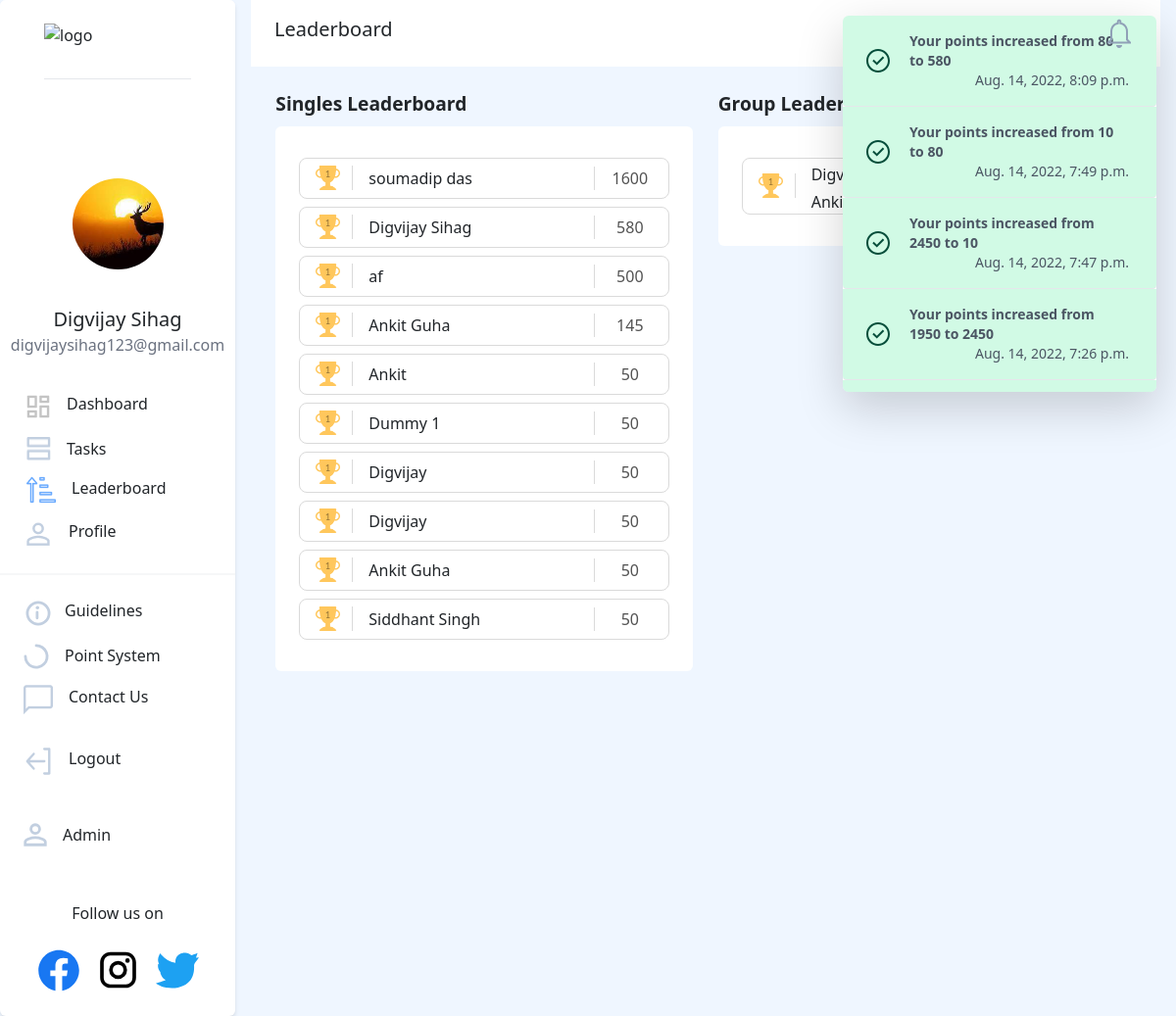
Screenshot of /leaderboard/ (signed in) with the database file from the repository.
### users/models.py (models this page shows, shortened)
class NewUser(AbstractBaseUser, PermissionsMixin):
    id = models.SlugField(primary_key=True, default=uuid.uuid4)
    alcherid = models.CharField(
        max_length=9, blank=True, unique=True, default=create_new_ref_number)
    img = models.ImageField(
        upload_to="image-uploads/", default='image-uploads/user.png')
    email = models.EmailField(_('email address'), unique=True)
    username = models.CharField(max_length=150, unique=False, default="user")
    firstname = models.CharField(max_length=150, blank=True)
    phone = PhoneNumberField(unique=False, blank=True)
    graduation_year = models.CharField(max_length=200, unique=False)
    college_state = models.CharField(max_length=200, unique=False)
    college_city = models.CharField(max_length=200, unique=False)
    college_name = models.CharField(max_length=200, unique=False)
    position_of_responsibility = models.CharField(
        max_length=200, unique=False, blank=True)
    interested_modules = models.CharField(
        max_length=200, unique=False, blank=True)
    instahandle = models.CharField(
        max_length=200, blank=True, unique=True, )
    referred_by = models.CharField(
        max_length=9, blank=True)
    referrals = models.IntegerField(default=0)
    date_joined = models.DateTimeField(default=timezone.now)
    provider = models.CharField(max_length=200, unique=False, default="email")
    about = models.TextField(_('about'), max_length=500, blank=True)
    is_staff = models.BooleanField(default=False)
    is_active = models.BooleanField(default=False)
    objects = CustomAccountManager()
    points = models.IntegerField(default=250)
    tasks = models.IntegerField(default=0)
    USERNAME_FIELD = 'email'
    REQUIRED_FIELDS = ['firstname']

class UserGroup(models.Model):
    id = models.SlugField(primary_key=True, default=uuid.uuid4)
    leader = models.ForeignKey(
        'NewUser', related_name='leader', on_delete=models.CASCADE)
    executive = models.ForeignKey(
        'NewUser', related_name='executive', on_delete=models.CASCADE)
    college_state = models.CharField(max_length=200, unique=False)
    college_city = models.CharField(max_length=200, unique=False)
    college_name = models.CharField(max_length=200, unique=False)
    @property
    def getPoints(self):
        return self.leader.points + self.executive.points
    referred_by = models.CharField(
        max_length=9, blank=True)

### dashboard/models.py (models this page shows, shortened)
class Notifications(models.Model):
    TYPECHOICES = [
        ('Success', 'Success'),
        ('Warning', 'Warning'),
        ('Info', 'Info'),
    ]
    id = models.SlugField(primary_key=True, default=uuid.uuid4)
    message = models.CharField(max_length=200)
    user = models.ForeignKey(
        'users.NewUser', default=None, null=True,blank=True, on_delete=models.CASCADE)
    created_on = models.DateTimeField(default=timezone.now)
    type = models.CharField(max_length=200,choices=TYPECHOICES)
    isread=models.BooleanField(default=False)

### dashboard/views.py (the view)
# urls.py: path('leaderboard/', dashboard_views.leaderboard, name='leaderboard'),
@login_required
def leaderboard(request):
    notification_list = Notifications.objects.filter(
            Q(user=request.user) | Q(user=None)).order_by('-created_on')
    isread = True
    notification_list = Notifications.objects.filter(
        Q(user=request.user) | Q(user=None)).order_by('-created_on')
    for notif in notification_list:
        if not notif.isread:
            isread = False
            break
    users = NewUser.objects.all().order_by('-points')[:10]
    teamPoints=[]
    teamPoints.append(UserGroup.objects.first().getPoints)
    groupUsers=sorted(UserGroup.objects.all(), key=lambda t: t.getPoints,reverse=True)[:5]
    paginator1 = Paginator(users,5)
    paginator2 = Paginator(groupUsers,5)
    page_number1 = request.GET.get('page')
    page_number2 = request.GET.get('page')
    page_obj1= paginator1.get_page(page_number1)
    page_obj2= paginator2.get_page(page_number2)
    context = {
        'heading': "Leaderboard",
        'users': users,
        'grpusers': groupUsers,
        'notification_list': notification_list, 'isread': isread,
        'index': page_obj1,
        'index1':page_obj2,
    }
    return render(request, 'dashboard/complete_leaderboard.html', context)

### templates/dashboard/complete_leaderboard.html (shortened to what this page needs)
{% extends '../basic.html'%}
{% load static %}
{% block body %}
<body class="bg-blue-50 ">
    <div class="flex">
        {% include "../navbar.html" %}
        <div style="display: flex; flex-direction: row; justify-content: space-evenly; " class="leaderboard-body">
            <div class="leaderboard1" style="display:flex; flex-direction: column;">
                <div class="mt-4" style="font-size: larger;font-weight: bolder;">Singles Leaderboard</div>
                <div class="flex">
                    <div class="bg-white mt-2 rounded p-6 leaderboard-ind">
                        {% for user in users %}
                        <div class="px-3 my-2"
                            style="border: 1px solid rgb(218, 218, 218); border-radius: 8px; display: flex; align-items: center;">
                            <div class="pr-3" style="border-right: 1px solid rgb(218, 218, 218)"><img
                                    src="{% static 'images/gold.png' %}"></div>
                            <div class="ml-4 my-2">{{ user.firstname }} {{ user.lastname }}</div>
                            <div class="ml-auto pl-3"
                                style="border-left: 1px solid rgb(218, 218, 218);color: rgb(82, 82, 82); width:60px; text-align: center;">
                                {{ user.points }}</div>
                        </div>
                        {% endfor %}
                    </div>
                </div>
            </div>
            <div class="leaderboard2" style="display:flex; flex-direction: column;">
                <div class="mt-4" style="font-size: larger;font-weight: bolder;">Group Leaderboard</div>
                <div class="flex">
                    <div class="bg-white mt-2 rounded p-6 leaderboard-ind">
                        {% for user in grpusers %}
                        <div class="px-3 my-2"
                            style="border: 1px solid rgb(218, 218, 218); border-radius: 8px; display: flex; align-items: center;">
                            <div class="pr-3" style="border-right: 1px solid rgb(218, 218, 218)"><img
                                    src="{% static 'images/gold.png' %}"></div>
                            <div class="names" style="display: flex; flex-direction: column;">
                                <div class="ml-4 " style="margin-top:4px;">{{ user.leader.firstname }} {{ user.leader.lastname }} </div>
                                <div class="ml-4 " style="margin-top:4px;">{{ user.executive.firstname }} {{ user.executive.lastname }}
                                </div>
                            </div>
                            <div class="ml-auto pl-3"
                                style="border-left: 1px solid rgb(218, 218, 218);color: rgb(82, 82, 82); width:60px; text-align: center;">
                                {{ user.leader.points }}</div>
                        </div>
                        {% endfor %}
                    </div>
                </div>
            </div>
        </div>
    </div>
</body>
{%endblock%}

### templates/navbar.html (shortened to what this page needs)
{% load static %}
<nav class="hidden sm:block bg-white h-screen border-gray-400 rounded ">
  <div class="flex flex-col justify-center bg-white border-gray-400 rounded shadow-md">
    <a href="/"><img src="https://i.ibb.co/28C2v0b/image.png" class="mt-6 mx-auto pb-3 border-b" width="150px"
        height="40px" alt="logo" border="0" /></a>
    <div class="flex flex-col justify-center" style="margin:1.5vh 0;align-items: center;">
      <div id="profile-value" class="absolute">
        <img src="{{request.user.img.url}}" width="93px" alt="profile pic" border="0" class="mx-auto rounded-full">
      </div>
      <div class="pt-4 font-medium text-xl text-center" style="margin-top:-60px;">{{request.user.firstname}}</div>
      <div class="text-gray-500 text-base font-normal text-center">{{request.user.email}}</div>
    </div>
    <div class="elements flex flex-col justify-center" style="margin:1vh 0;padding:1vh 0">
      <div>
        <a href="{% url 'dashboard_page' %}"
          class="rounded-full flex flex-nowrap pl-6 w-60 hover:border-0 hover:bg-gray-100 hover:no-underline"
          style="padding-top:1vh;padding-bottom:1vh">
          {% if heading == 'Dashboard' %}
          <img src="{% static 'icons/dashboard-active.png' %}" />
          {% else %}
          <img src="{% static 'icons/dashboard.png' %}" />
          {% endif %}
          <p class="pl-4 hover:no-underline" style="transform: translate(-2px,0)">Dashboard</p>
        </a>
      </div>
      <div>
        <a href="{% url 'tasks' %}"
          class="rounded-full flex flex-nowrap pl-6 w-60 hover:border-0 hover:bg-gray-100 hover:no-underline"
          style="padding-top:1vh;padding-bottom:1vh; transform: translate(3px,0)">
          {% if heading == 'Tasks' %}
          <img src="{% static 'icons/tasks-active.png' %}" />
          {% else %}
          <img src="{% static 'icons/tasks.png' %}" />
          {% endif %}
          <p class="pl-4 hover:no-underline">Tasks</p>
        </a>
      </div>
      <div>
        <a href="{% url 'leaderboard' %}"
          class="rounded-full flex flex-nowrap pl-6 w-60 hover:border-0 hover:bg-gray-100 hover:no-underline"
          style="padding-top:1vh;padding-bottom:1vh; transform: translate(3px,0)">
          {% if heading == 'Leaderboard' %}
          <img src="{% static 'icons/leaderboard-active.png' %}" />
          {% else %}
          <img src="{% static 'icons/leaderboard.png' %}" />
          {% endif %}
          <p class="pl-4 hover:no-underline">Leaderboard</p>
        </a>
      </div>
      <div>
        <a href="{% url 'profile' %}"
          class="rounded-full flex flex-nowrap w-60 pl-6 hover:border-0 hover:bg-gray-100 mb-3 hover:no-underline"
          style="cursor:pointer;padding-top:1vh;padding-bottom:1vh">
          {% if heading == 'Profile' %}
          <img src="{% static 'icons/profile-active.png' %}" />
          {% else %}
          <img src="{% static 'icons/profile.png' %}" />
          {% endif %}
          <p class="pl-4 no-underline">Profile</p>
        </a>
      </div>
      <hr class="border bg-gray-200" />
      <a href="{% url 'guidelines' %}"
        class="rounded-full flex flex-nowrap w-60 pl-6 hover:border-0 hover:bg-gray-100 hover:no-underline mt-3"
        style="cursor:pointer;padding-top:1vh;padding-bottom:1vh">
        <p class="pl-3 no-underline">Guidelines</p>
      </a>
      <a href="{% url 'scoring' %}"
        class="rounded-full flex flex-nowrap w-60 pl-6 hover:border-0 hover:bg-gray-100 hover:no-underline"
        style="cursor:pointer;padding-top:1vh;padding-bottom:1vh">
        <p class="pl-4 no-underline">Point System</p>
      </a>
      <a href="{% url 'contactus' %}"
        class="rounded-full flex flex-nowrap w-60 pl-6 hover:border-0 hover:bg-gray-100 hover:no-underline"
        style="cursor:pointer;padding-top:1vh;padding-bottom:1vh">
        {% if heading == 'Contact us' %}
        <img src="{% static 'icons/contactus-active.png' %}" />
        {% else %}
        <img src="{% static 'icons/contactus.png' %}" />
        {% endif %}
        <p class="pl-4 no-underline">Contact Us</p>
      </a>
      <a href="{% url 'logout' %}"
        class="side rounded-full flex flex-nowrap py-4 pl-6 w-60 hover:border-0 hover:bg-gray-100 hover:no-underline"
        style="cursor:pointer;padding-top:1vh;padding-bottom:1vh">
        <p class="pl-4 no-underline">Logout</p>
      </a>
      {% if request.user.is_staff %}
      <a href="/admin"
        class="rounded-full flex flex-nowrap py-4 w-60 pl-6 hover:border-0 hover:bg-gray-100 mb-3 hover:no-underline"
        style="cursor:pointer;padding-top:1vh;padding-bottom:1vh">
        <p class="pl-4 no-underline">Admin</p>
      </a>
      {%endif%}
    </div>
    <div>
      <div style="text-align:center">
        <p class="px-8" style="font-weight:500;">Follow us on</p>
        <div class=" flex justify-center space-x-4 m-4">
          <a style="cursor:pointer;" href="https://www.facebook.com/alcheringaiitg" target="_blank"></a>
          <a style="cursor:pointer;" href="https://www.instagram.com/alcheringaiitg/" target="_blank"></a>
          <a style="cursor:pointer;" href="https://twitter.com/alcheringaiitg" target="_blank"></a>
        </div>
      </div>
    </div>
  </div>
</nav>
<div class="mx-3 flex-grow" x-data="{ dropdownOpen: false }">
  <nav class=" px-6 py-3 flex justify-between bg-white sm:bg-none -mx-4 mx-0">
    <a class=" font-medium text-xl ">{{ heading }}</a>
    {%include 'navbarnotifications.html'%}
  </nav>

### templates/navbarnotifications.html (shortened to what this page needs)
{% load static %}
<button @click="dropdownOpen = !dropdownOpen" id="notif_unread" style="z-index:100;">
    {% if isread %}
    <img src="{% static 'icons/notifications-read.png' %}" id="notif_unread_img"/>
    {% else %}
    <img src="{% static 'icons/notifications-unread.png' %}" id="notif_unread_img"/>
    {% endif %}
</button>
<div x-show="dropdownOpen" @click="dropdownOpen = false" class="fixed inset-0 h-full w-full z-10"></div>
<div x-show="dropdownOpen" class="absolute right-0 bg-white rounded-md shadow-lg overflow-y-scroll max-h-96 z-20 lg:mx-5"
    style="width:20rem;" id="dropdown" style="display:none;">
    {% for notification in notification_list %}
    {% if notification.type == 'Info' %}
    <div>
        <a class="flex items-center px-4 py-3 border-b hover:bg-blue-300 bg-blue-100 rounded-b text-blue-900">
            <div class="py-1"><svg class="fill-current h-6 w-6 text-teal-500 mr-4" xmlns="http://www.w3.org/2000/svg"
                    viewBox="0 0 20 20">
                    <path
                        d="M2.93 17.07A10 10 0 1 1 17.07 2.93 10 10 0 0 1 2.93 17.07zm12.73-1.41A8 8 0 1 0 4.34 4.34a8 8 0 0 0 11.32 11.32zM9 11V9h2v6H9v-4zm0-6h2v2H9V5z" />
                </svg>
            </div>
            <p class="text-gray-600 text-sm mx-1 flex-grow">
                <span class="font-bold" href="#">{{notification.message}}</span>
                <br /><span class="font-thin float-right" href="#">{{notification.created_on}}</span>
            </p>
        </a>
    </div>
    {% elif notification.type == 'Success' %}
    <div>
        <a class="flex items-center px-4 py-3 border-b hover:bg-green-300 bg-green-100 rounded-b text-green-900">
            <div class="py-1">
            </div>
            <div class="text-gray-600 text-sm mx-1 flex-grow">
                <span class="font-bold" href="#">{{notification.message}}</span>
                <br /><span class="font-thin float-right" href="#">{{notification.created_on}}</span>
            </div>
        </a>
    </div>
    {% endif %}
    {% endfor %}
</div>

### templates/dashboard/complete_leaderboard.html (style rules this page uses)
@media only screen and (min-width: 720px) { .leaderboard-ind { width: 35.5vw; } }

### rows the page displays
NewUser: user.img (picture), user.firstname "Digvijay Sihag", user.email "digvijaysihag123@gmail.com", firstname "Digvijay Sihag", points "580"
Notifications: message "Your points increased from 80 to 580", created_on "Aug. 14, 2022, 8:09 p.m."
Notifications: message "Your points increased from 10 to 80", created_on "Aug. 14, 2022, 7:49 p.m."
Notifications: message "Your points increased from 2450 to 10", created_on "Aug. 14, 2022, 7:47 p.m."
Notifications: message "Your points increased from 1950 to 2450", created_on "Aug. 14, 2022, 7:26 p.m."
NewUser: firstname "soumadip das", points "1600"
NewUser: firstname "af", points "500"
NewUser: firstname "Ankit Guha", points "145"
NewUser: firstname "Ankit", points "50"
NewUser: firstname "Dummy 1", points "50"
NewUser: firstname "Digvijay", points "50"
NewUser: firstname "Digvijay", points "50"
NewUser: firstname "Ankit Guha", points "50"
NewUser: firstname "Siddhant Singh", points "50"
UserGroup: leader.firstname "Digvijay…", executive.firstname "Ankit"

### other values shown
{{ heading }} "Leaderboard"
